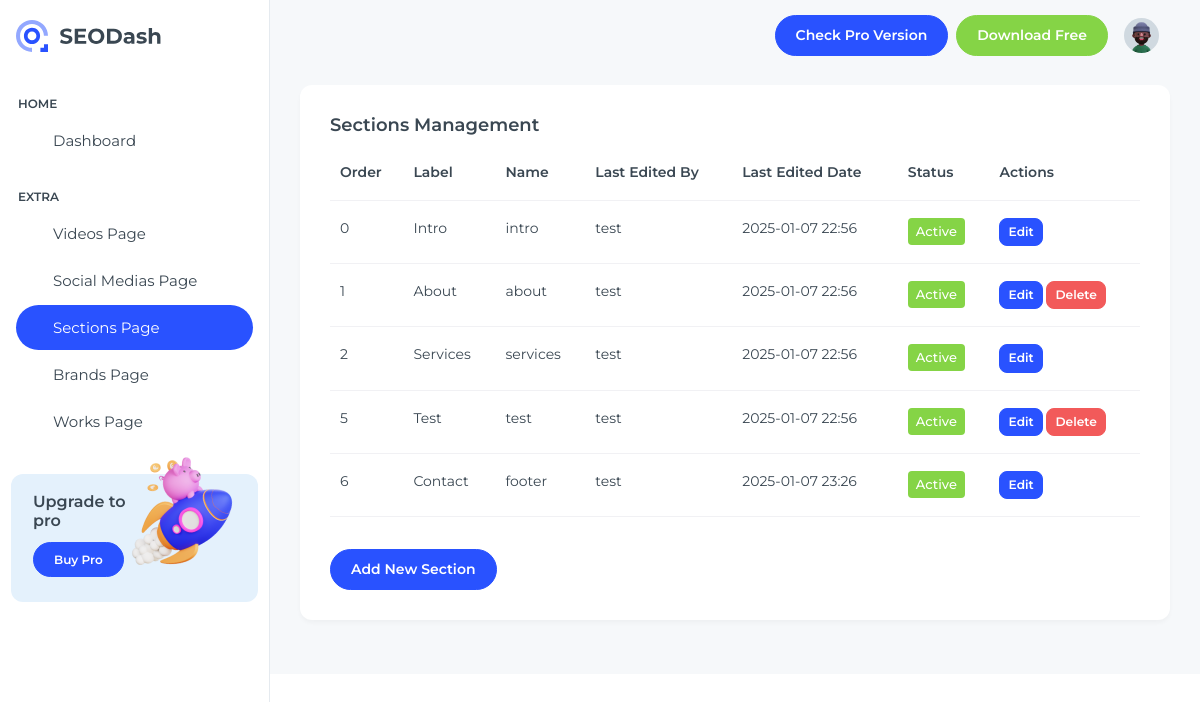
Page /dashboard/sections/ (signed in) on the earlier database version.
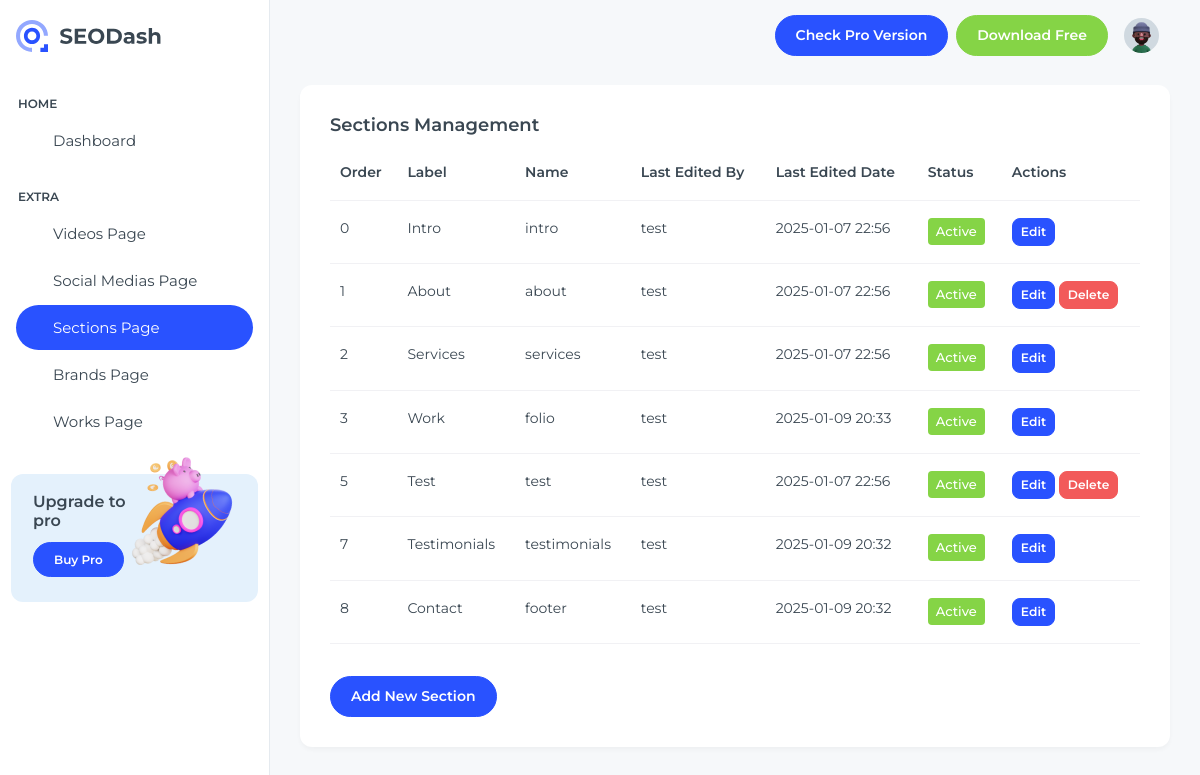
Same page on the later database version.
### dashboard/models.py (models this page shows, shortened)
class Section(models.Model):
    id = models.AutoField(primary_key=True)
    is_active = models.BooleanField(default=False)
    order_number = models.SmallIntegerField(null=False)
    name = models.CharField(max_length=30, null=False)
    label = models.CharField(max_length=20, null=False)
    content = models.TextField()
    last_edited_by = models.ForeignKey(
        "auth.User", on_delete=models.CASCADE, related_name="edited_sections"
    )
    last_edited_date = models.DateTimeField(auto_now=True)
    class Meta:
        db_table = "sections"
        ordering = ["order_number"]
        constraints = [
            models.UniqueConstraint(
                fields=["order_number"], name="unique_section_order"
            )
        ]

### dashboard/views.py (the view)
# urls.py: path('dashboard/sections/', views.sections_page, name='sections-page'),
@login_required
def sections_page(request):
    sections = Section.objects.all().order_by("order_number")
    return render(
        request, "SEODash-main/src/html/sections-page.html", {"sections": sections}
    )

### dashboard/templatetags/section_filters.py (called while the page is built)
@register.filter
def get_header_part(content, part):
    try:
        soup = BeautifulSoup(content, 'html.parser')
        if part == 'pretitle':
            return soup.select_one('.section-header__pretitle').get_text(strip=True)
        elif part == 'primary':
            return soup.select_one('.section-header__primary h2').get_text(strip=True)
        elif part == 'secondary':
            return soup.select_one('.section-header__secondary p').get_text(strip=True)
    except:
        return ''

@register.filter
def get_footer_part(content, part):
    if not content:
        return ""
    patterns = {
        "pretitle": r'<h3[^>]*class="[^"]*section-header__pretitle[^"]*"[^>]*>(.*?)</h3>',
        "primary": r'<div[^>]*class="[^"]*section-header__primary[^"]*"[^>]*>(.*?)</div>',
        "secondary": r'<div[^>]*class="[^"]*section-header__secondary[^"]*"[^>]*>(.*?)</div>',
    }
    if part in patterns:
        match = re.search(patterns[part], content, re.DOTALL | re.IGNORECASE)
        if match:
            return match.group(1).strip()
    return ""

### dashboard/templates/SEODash-main/src/html/sections-page.html (shortened to what the changed rows need)
{% load static %}
{% load section_filters %}
<!DOCTYPE html>
<html lang="en">
  <head>
    <link
      rel="stylesheet"
      href="{% static 'libs/simplebar/dist/simplebar.min.css' %}"
    />
    <link rel="stylesheet" href="{% static 'css/styles.min.css' %}" />
  </head>
  <body>
    <div
      class="page-wrapper"
      id="main-wrapper"
      data-layout="vertical"
      data-navbarbg="skin6"
      data-sidebartype="full"
      data-sidebar-position="fixed"
      data-header-position="fixed"
    >
      <div class="body-wrapper">
        <div class="container-fluid">
          <div class="card mb-4">
            <div class="card-body">
              {% if sections %}
              <div class="table-responsive">
                <table class="table">
                  <thead>
                    <tr>
                      <th>Order</th>
                      <th>Label</th>
                      <th>Name</th>
                      <th>Last Edited By</th>
                      <th>Last Edited Date</th>
                      <th>Status</th>
                      <th>Actions</th>
                    </tr>
                  </thead>
                  <tbody>
                    {% for section in sections %}
                    <tr>
                      <td>{{ section.order_number }}</td>
                      <td>{{ section.label }}</td>
                      <td>{{ section.name }}</td>
                      <td>{{ section.last_edited_by.username }}</td>
                      <td>{{ section.last_edited_date|date:"Y-m-d H:i" }}</td>
                      <td>
                        {% if section.is_active %}
                        <span class="badge bg-success">Active</span>
                        {% else %}
                        <span class="badge bg-danger">Inactive</span>
                        {% endif %}
                      </td>
                      <td>
                          <button
                              type="button"
                              class="btn btn-primary btn-sm"
                              data-bs-toggle="modal"
                              data-bs-target="#editModal{{ section.id }}"
                          >
                              Edit
                          </button>
                          {% if section.name != 'intro' and section.name != 'footer' and section.name != 'services' and section.name != 'folio' and section.name != 'testimonials' %}
                              <form
                                  method="post"
                                  action="{% url 'delete_section' section.id %}"
                                  class="d-inline"
                              >
                                  <button type="submit" class="btn btn-danger btn-sm">
                                      Delete
                                  </button>
                              </form>
                          {% endif %}
                      </td>
                    </tr>
                    {% endfor %}
                  </tbody>
                </table>
              </div>
              {% else %}
              <p class="text-muted">No sections available.</p>
              {% endif %}
            </div>
          </div>
        </div>
      </div>
    </div>
  </body>
</html>

Differences in the rows shown:
added Section: order_number "3", label "Work", name "folio", last_edited_by.username "test", last_edited_date "2025-01-09 20:33", is_active "Active"
added Section: order_number "7", label "Testimonials", name "testimonials", last_edited_by.username "test", last_edited_date "2025-01-09 20:32", is_active "Active"
changed Section "Contact": order_number "6" → "8"; last_edited_date "2025-01-07 23:26" → "2025-01-09 20:32"
